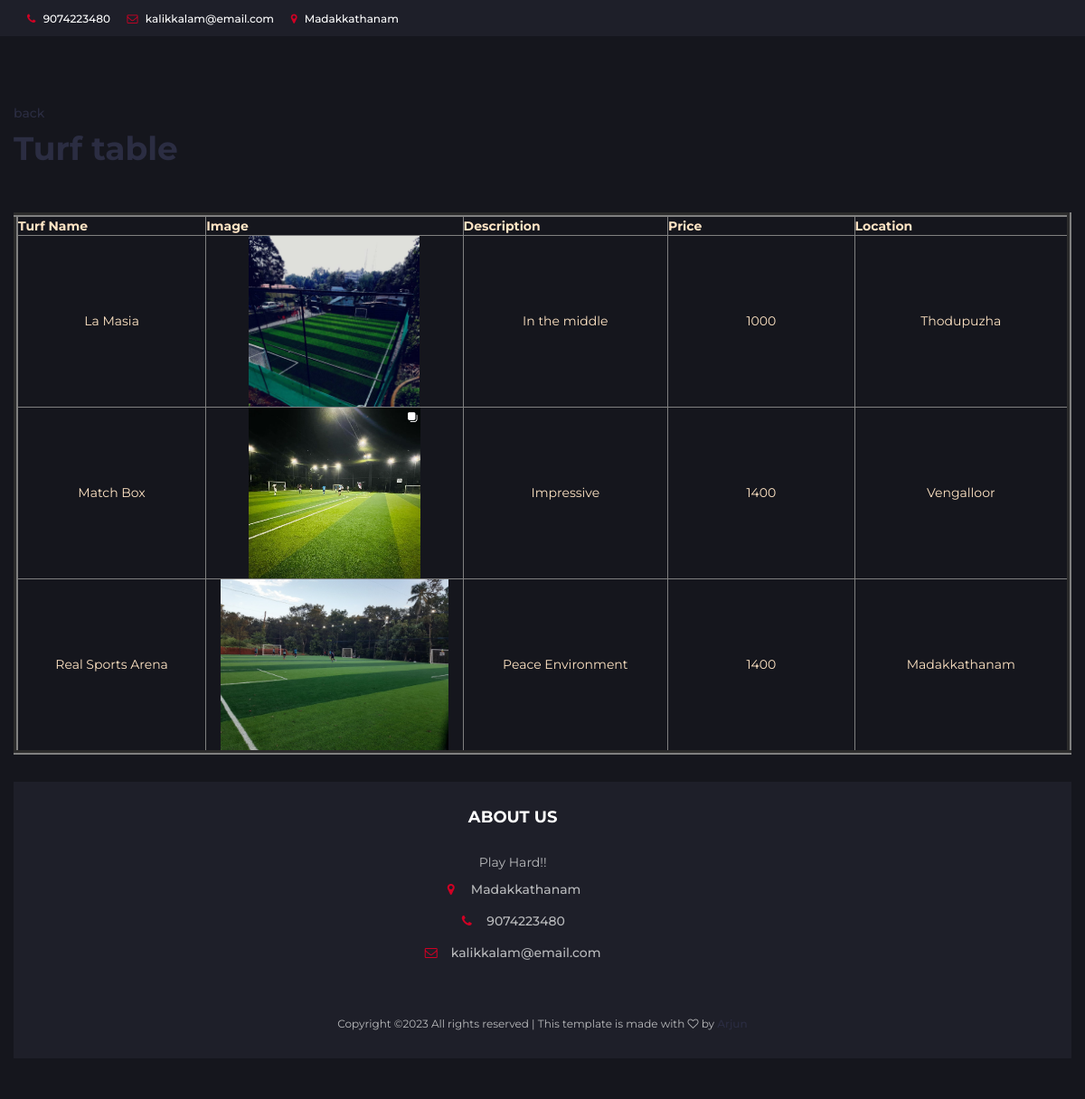
Screenshot of /turftable with the database file from the repository.
### userapp/models.py (models this page shows)
class Turf(models.Model):
    name=models.CharField(max_length=20)
    image=models.ImageField(upload_to='image',default='null.jpg')
    description=models.CharField(max_length=20)
    price=models.IntegerField(default=0)
    locationid=models.ForeignKey(Location,on_delete=models.CASCADE)
    managerid=models.ForeignKey(Managerdata,on_delete=models.CASCADE,null=True)
    status=models.IntegerField(default=0)

class Location(models.Model):
    name=models.CharField(max_length=20)
    image=models.ImageField(upload_to='image',default='null.jpg')

### userapp/views.py (the view)
# urls.py: path('turftable',views.turftable,name='turftable'),
def turftable(request):
    data=Turf.objects.all()
    return render(request,'turftable.html',{'data':data})

### userapp/templates/turftable.html
{% extends 'addlocation.html' %}
{% block contents %}
<br>
<a href="{% url 'userhome' %}"><p>back</p></a>
<h1>Turf table</h1>
<br><br>
<table border="5" style="color: bisque;" align="center"><tr>
    <th style="width: 8cm;">Turf Name</th>
    <th style="width: 8cm;">Image</th>
    <th style="width: 8cm;">Description</th>
    <th style="width: 8cm;">Price</th>
    <th style="width: 8cm;">Location</th>
</tr>
{% for i in data %}
    <tr style="text-align: center;">
        <td>{{i.name}}</td>
        <td><img src="{{i.image.url}}" alt="" style="height: 5cm;"></td>
        <td>{{i.description}}</td>
        <td>{{i.price}}</td>
        <td>{{i.locationid.name}}</td>
    </tr>
    {% endfor %}
</table>
{% endblock %}

### userapp/static/css/style.css (style rules this page uses)
body { font-family: 'Montserrat', sans-serif; font-weight: 400; color: #333; }
h1, h2, h3, h4, h5, h6 { color: #2B2D42; font-weight: 700; margin: 0 0 10px; }
a { color: #2B2D42; font-weight: 500; -webkit-transition: 0.2s color; transition: 0.2s color; }

### rows the page displays
Turf: name "La Masia", image (picture), description "In the middle", price "1000", locationid.name "Thodupuzha"
Turf: name "Match Box", image (picture), description "Impressive", price "1400", locationid.name "Vengalloor"
Turf: name "Real Sports Arena", image (picture), description "Peace Environment", price "1400", locationid.name "Madakkathanam"
